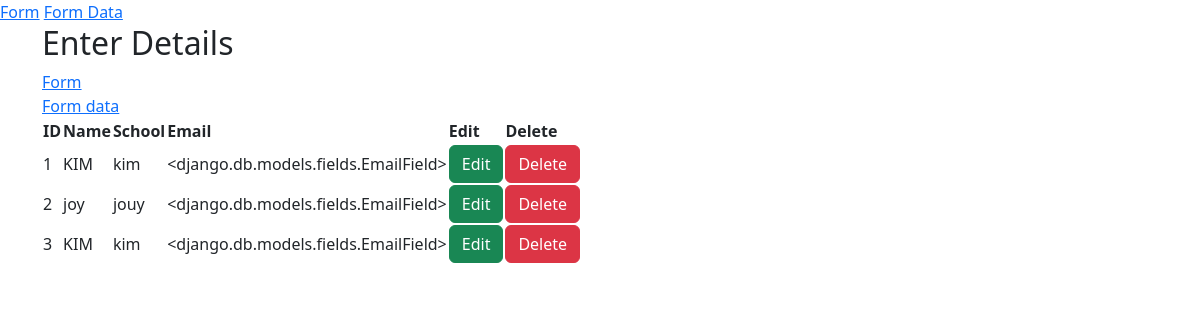
The app's page /people, older data.
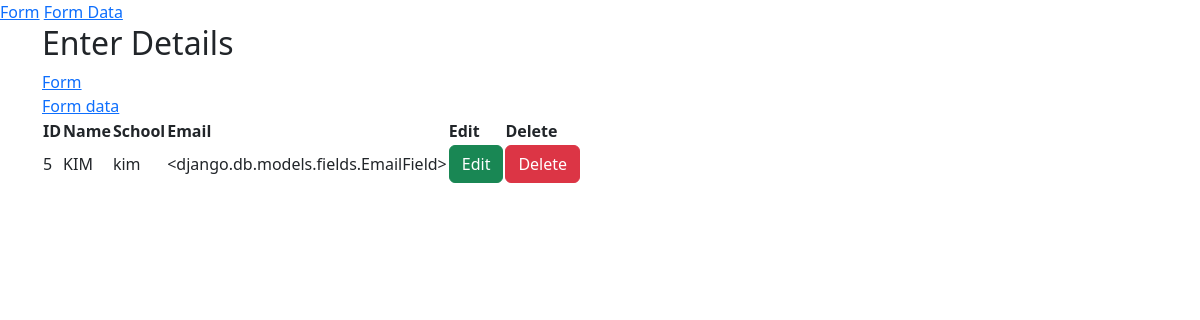
The same page, newer data.
### foodplus/models.py (models this page shows, shortened)
class People(models.Model):
    name = models.CharField(max_length=15, blank=False, null=False)
    school = models.CharField(max_length=15, blank=False, null=False)
    email = models.EmailField

### foodplus/views.py (the view)
# urls.py: path('people', views.people, name="people"),
def people(request):
    d = People.objects.all()
    return render(request, 'people.html', {
        "data": d
    })

### foodplus/templates/people.html (shortened to what this page needs)
<!DOCTYPE html>
<html lang="en">
<head>
    <link href="https://cdn.jsdelivr.net/npm/bootstrap@5.3.0/dist/css/bootstrap.min.css" rel="stylesheet">
</head>
<body>
<a href="/">Form</a>
<a href="/people">Form Data</a>
<div class="container">
<h2>Enter Details</h2>
<div class="row">
    <a href="{% url 'home' %}">Form</a>
    <a href="{% url 'people' %}">Form data</a>
    </div>
<table>
    <thead>
    <tr>
            <th>ID</th>
            <th>Name</th>
            <th>School</th>
            <th>Email</th>
            <th>Edit</th>
            <th>Delete</th>
    </tr>
    </thead>
<tbody>
    {% for d in data %}
    <tr>
        <td>{{ d.id }}</td>
        <td>{{ d.name }}</td>
        <td>{{ d.school }}</td>
        <td>{{ d.email }}</td>
    <td>
        <a href="/update/{{ d.id }}" class="btn btn-success">Edit</a>
    </td>
    <td>
        <a href="/delete/{{ d.id }}" class="btn btn-danger">Delete</a>
    </td>
    </tr>
    {% endfor %}
</tbody>
</table>
</div>
</body>
</html>

### foodplus/templates/people.html (style rules this page uses)
table,tr,td,th { border-collapse: collapse; border: 1px deeppink; }

Row changes from the older to the newer data that the page shows:
removed People: id "1", name "KIM", school "kim", email "<django.db.models.fields.EmailField>"
removed People: id "2", name "joy", school "jouy", email "<django.db.models.fields.EmailField>"
removed People: id "3", name "KIM", school "kim", email "<django.db.models.fields.EmailField>"
added People: id "5", name "KIM", school "kim", email "<django.db.models.fields.EmailField>"
